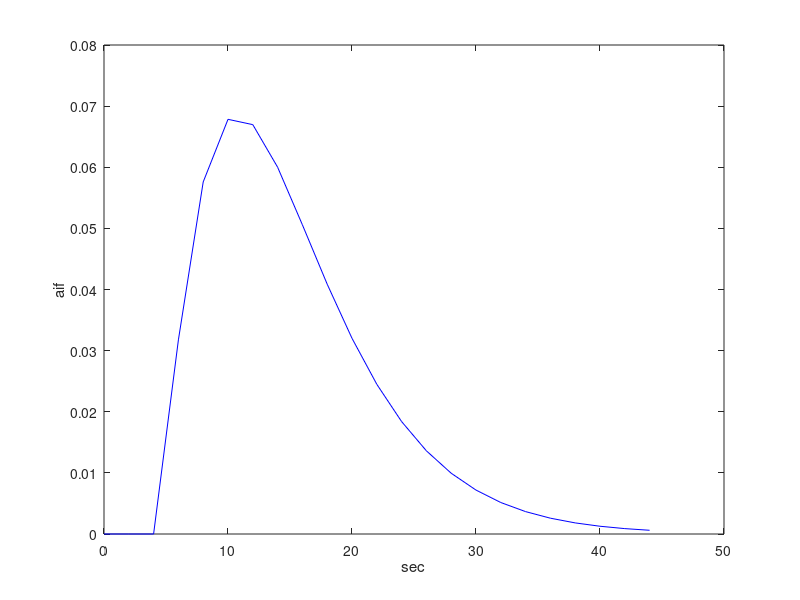

Source code (MATLAB): (Note: this script raises an error after producing the figure.)
clear all
close all
clc


%% Choose Excitation Angle
FAType = {'OED','Const'};
idoed = 1;
idcst = 2;

% load synthetic data
Nspecies = 2
Ntime = 23

% extract timehistory info
num_trials = 25;

TR = 2;
TR_list = (0:(Ntime-1))*TR;

% plot gamma
jmA0    = 1.
jmalpha = 2.5
jmbeta  = 4.5
jmt0    = 4
%jmaif   = jmA0 * (TR_list- jmt0  ).^jmalpha .* exp(-(TR_list- jmt0 )/jmbeta);
jmaif   = jmA0  * gampdf(TR_list - jmt0  , jmalpha , jmbeta);
figure(5)
plot(TR_list,jmaif ,'b')
ylabel('aif')
xlabel('sec')

% init params
initT1a = 30;
initT1b = 25;
initKpl = 0.15;
kve = 0.05;
ve = 1.00;
VIF_scale_fact = [jmA0;0];
opts = optimset('lsqcurvefit');
opts.TolFun = 1e-09;
opts.TolX = 1e-09;
opts.Display = 'off';

%for idesign = 1:numel(FAType)
for idesign = 2:2
    switch (FAType{idesign})
    case('Const') 
            params = struct('t0',[jmt0;0],'gammaPdfA',[jmalpha;1],'gammaPdfB',[jmbeta;1],...
                'scaleFactor',VIF_scale_fact,'T1s',[initT1a,initT1b],'ExchangeTerms',[0,initKpl;0,0],...
                'TRList',TR_list,'PerfusionTerms',[kve,0],'volumeFractions',ve,...
                'fitOptions', opts);
            params.FaList = 20*pi/180*ones(2,Ntime);
            params.FaList(2,:) = 15*pi/180*ones(1,Ntime);
    case('OED') 
            % load oed results
            params = struct('t0',[jmt0;0],'gammaPdfA',[jmalpha;1],'gammaPdfB',[jmbeta;1],...
                'scaleFactor',VIF_scale_fact,'T1s',[initT1a,initT1b],'ExchangeTerms',[0,initKpl;0,0],...
                'TRList',prashantoedresults.opt_res.TRList_opt,'PerfusionTerms',[kve,0],'volumeFractions',ve,...
                'fitOptions', opts);
            params.FaList = prashantoedresults.opt_res.FA_opt;
    end
    %% evaluate walker model
    model = HPKinetics.NewMultiPoolTofftsGammaVIF();
    M0 = [0,0];
    [t_axis,walkerMxy,walkerMz] = model.compile(M0.',params);
    
    % setup optimization variables
    kpl = initKpl;
    kveqp =   kve/ ve ;
    T1P = initT1a;
    T1L = initT1b;
    A0  = jmA0;
    
    statevariable  = zeros([Nspecies,Ntime]);


    disp('build constraints')
    disp('expm not available for AD.... ')
    disp('TODO: verify matrix exponent impelmented with sylvester formula')
    statevariable(:,1 )=0;
    for iii = 1:Ntime-1
      disp([Nspecies*(iii-1)+1 , Nspecies*(iii-1)+2 ,Ntime* Nspecies])
      klpqp =    0 ;     % @cmwalker where do I get this from ? 
      %A = [-1/T1P - kpl - kveqp,  klpqp; kpl, -1/T1L - klpqp];
      %[V,D] = eig(A);
      %traceA = A(1,1) + A(2,2);
      %detA = A(1,1)*A(2,2) - A(1,2)*A(1,2)  ;
      %lambda1 =traceA  + sqrt(traceA*traceA - 4 * detA) ;
      %lambda2 =traceA  - sqrt(traceA*traceA - 4 * detA) ;
      %V = [ A(1,2), A(2,2) - lambda2 ; A(1,1) - lambda1 ,-A(2,1)]; 
      %Vinv = 1/(V(2,2)* V(1,1)  -V(2,1)* V(1,2))*[V(2,2), -V(2,1); -V(1,2), V(1,1)];
      %expATR = V*[exp(lambda1 * TR) 0 ; 0 exp(lambda2 * TR)]*Vinv;
      % 
      currentTR = params.TRList(iii+1) - params.TRList(iii);
      nsubstep = 5;
      deltat = currentTR /nsubstep ;
      integratedt = [params.TRList(iii):deltat:params.TRList(iii+1)] +deltat/2  ;
      integrand = A0 *gampdf(integratedt(1:nsubstep )'-jmt0,jmalpha,jmbeta) ;
      % >> syms a  kpl d currentTR    T1P kveqp T1L 
      % >> expATR = expm([a,  0; kpl, d ] * currentTR )
      % 
      % expATR =
      % 
      % [                                     exp(a*currentTR),                0]
      % [(kpl*exp(a*currentTR) - kpl*exp(currentTR*d))/(a - d), exp(currentTR*d)]
      % 
      % >> a = -1/T1P - kpl - kveqp
      % >> d = -1/T1L
      % >> eval(expATR)
      % 
      % ans =
      % 
      % [                                                              exp(-currentTR*(kpl + kveqp + 1/T1P)),                   0]
      % [(kpl*exp(-currentTR/T1L) - kpl*exp(-currentTR*(kpl + kveqp + 1/T1P)))/(kpl + kveqp - 1/T1L + 1/T1P), exp(-currentTR/T1L)]
      %    
      %expATR = fcn2optimexpr(@expm,A*currentTR );
      % A = [-1/T1P - kpl - kveqp,  0; kpl, -1/T1L ];
      expATR = [ exp(-currentTR*(kpl + kveqp + 1/T1P)),                   0; (kpl*exp(-currentTR/T1L) - kpl*exp(-currentTR*(kpl + kveqp + 1/T1P)))/(kpl + kveqp - 1/T1L + 1/T1P), exp(-currentTR/T1L)];
      % mid-point rule integration
      aifterm = kveqp * deltat * [ exp((-1/T1P - kpl - kveqp)*deltat*[.5:1:nsubstep] );
    (kpl*exp((-1/T1P - kpl - kveqp)*deltat*[.5:1:nsubstep] ) - kpl*exp(-1/T1L *deltat*[.5:1:nsubstep] ))/((-1/T1P - kpl - kveqp) + 1/T1L )] * integrand ;
      statevariable(:,iii+1) =  expATR *( statevariable(:,iii ))   + aifterm     ;
      statevariable(:,iii+1) =  cos(params.FaList(:,iii+1)).* statevariable(:,iii+1);
      %statevariable(:,iii+1) =  expATR *( cos(params.FaList(:,iii)).* statevariable(:,iii ))   + aifterm     ;
    end
end 
    figure(3)
    plot(params.TRList,walkerMz(1,:),'b--',params.TRList,walkerMz(2,:),'k--')
    hold
    plot(params.TRList,statevariable(1,:),'b',params.TRList,statevariable(2,:),'k')
